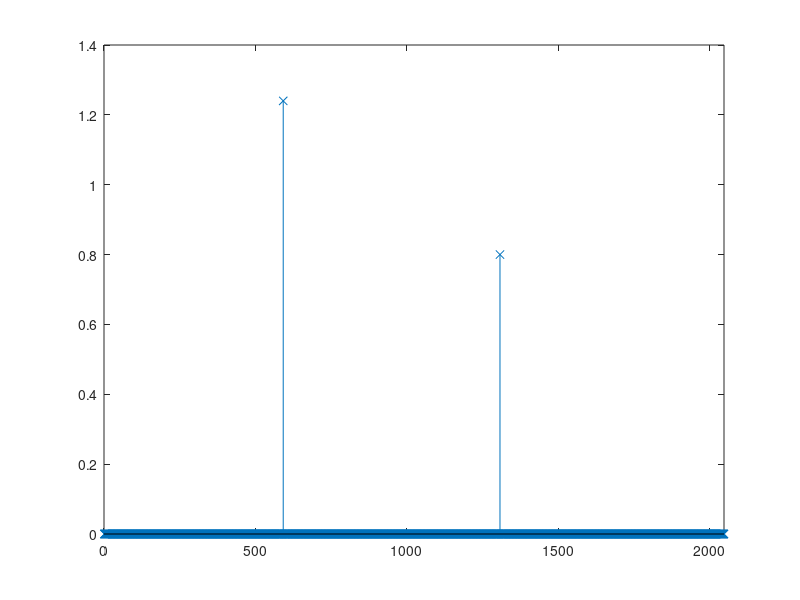

MATLAB code to generate this figure: (Note: this script raises an error after producing the figure.)
%% Setup
clc
close all
clear variables

K = 2;

resolution = 64; maxTime = 32;
signalLength = 64*32;

%% Create stream of Diracs

ak_weights = [1.24 0.8];
tk_locations = [9.25 20.4375];

x_diracsStream = zeros(1,signalLength);
x_diracsStream(tk_locations(1)*resolution) = ak_weights(1);
x_diracsStream(tk_locations(2)*resolution) = ak_weights(2);

figure
stem(x_diracsStream,'x')
xlim([0 signalLength])

disp('Original Dirac values -')
disp('Locations:')
disp(tk_locations.')
disp('Weights:')
disp(ak_weights.')

%% Compute and plot Daubechies scaling function

% N >= 2K-1 (p70)
% N = 2*(2)-1 = 3 
% N+1 = 3+1 = 4 -> db4

phi = zeros(1,signalLength);
[phi_T, psi_T, xval] = wavefun('db4',6); 
phi(1:length(phi_T))=phi_T;

%% Sample signal using Daubechies scaling function

firstZeroIndex = find(phi(2:end) == 0,1); % find first zero after position 1
support = ceil(firstZeroIndex/resolution); % compute support

m_degree = 0:3;
n_numSamples = 32-support;

y_samples = zeros(1, n_numSamples);
for sampleIndex = 1:n_numSamples
    shift = sampleIndex * resolution; % find the shift
    phiShifted = zeros(1,signalLength); % initialise phiShifted
    phiShifted((1 + shift):(support*resolution + shift)) = phi(1:support*resolution); % compute phiShifted
    
    y_samples(sampleIndex) = dot(x_diracsStream,phiShifted);
end
figure
stem(y_samples)

